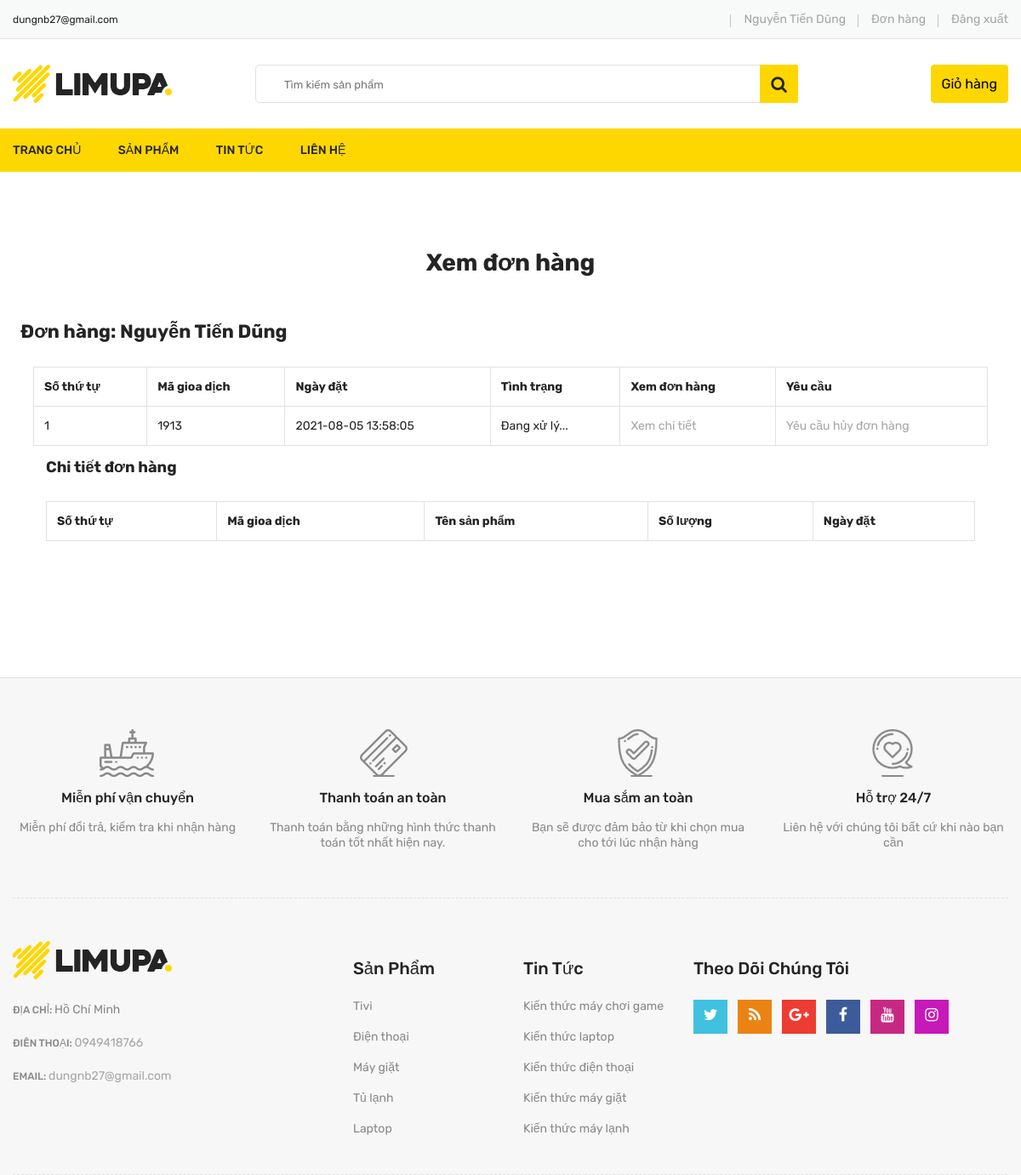
/index.php?quanly=xemdonhang&khachhang=69 (signed in), run on the app's committed database.
### tables this page shows
CREATE TABLE `tbl_giaodich` (
  `giaodich_id` int(11) NOT NULL,
  `sanpham_id` int(11) NOT NULL,
  `khachhang_id` int(11) NOT NULL,
  `soluong` int(11) NOT NULL,
  `magiaodich` varchar(50) NOT NULL,
  `ngaythang` timestamp NOT NULL DEFAULT current_timestamp() ON UPDATE current_timestamp(),
  `tinhtrangdon` int(11) NOT NULL DEFAULT 0,
  `huydon` int(11) NOT NULL DEFAULT 0
);

CREATE TABLE `tbl_category` (
  `category_id` int(11) NOT NULL,
  `category_name` varchar(50) NOT NULL
);

CREATE TABLE `tbl_danhmuc_tin` (
  `danhmuctin_id` int(11) NOT NULL,
  `tendanhmuc` varchar(100) NOT NULL
);

### include/xemdonhang.php (the view, shortened to what this page needs)
<div class="ads-grid py-sm-5 py-4">
		<div class="container py-xl-4 py-lg-2">
			<h3 class="tittle-w3l text-center mb-lg-5 mb-sm-4 mb-3">
				Xem đơn hàng
			</h3>
			<div class="row">
				<div class="agileinfo-ads-display col-lg-12">
					<div class="wrapper">
						<div class="product-sec1 px-sm-4 px-3 py-sm-5  py-3 mb-4">
							<div class="row">
                                <?php if(isset($_SESSION['dangnhap_home'])){ ?>
                                    <h4><?php echo "Đơn hàng: ".$_SESSION['dangnhap_home'] ?></h4>
                                <?php } ?>
						        <div class="col-md-12">
                                    <?php
                                        if(isset($_GET['khachhang'])){
                                            $id_khachhang = $_GET['khachhang'];
                                        }else{
                                            $id_khachhang = '';
                                        }
                                        $sql_select = mysqli_query($con,"SELECT * FROM tbl_giaodich WHERE tbl_giaodich.khachhang_id = '$id_khachhang' GROUP BY magiaodich ORDER BY giaodich_id DESC");
                                    ?>
                                    <br><table class="table table-bordered ">
                                        <tr>
                                            <th>Số thứ tự</th>
                                            <th>Mã gioa dịch</th>
                                            <th>Ngày đặt</th>
                                            <th>Tình trạng</th>
                                            <th>Xem đơn hàng</th>
                                            <th>Yêu cầu</th>
                                        </tr>
                                        <?php
                                            $i=0;
                                            while($row_donhang = mysqli_fetch_array($sql_select)){
                                                $i++;
                                        ?>
                                        <tr>
                                            <td><?php echo $i ?></td>
                                            <td><?php echo $row_donhang['magiaodich'] ?></td>
                                            <td><?php echo $row_donhang['ngaythang'] ?></td>
                                            <td><?php
                                                if($row_donhang['tinhtrangdon']==1){
                                                    echo 'Đã xử lý | Đang giao hàng';
                                                }else{
                                                    echo 'Đang xử lý...';
                                                }
                                            ?></td>
                                            <td>
                                                <a href="index.php?quanly=xemdonhang&khachhang=<?php echo $_SESSION['khachhang_id'] ?>&magiaodich=<?php echo $row_donhang['magiaodich'] ?>">Xem chi tiết</a>
                                            </td>
                                            <td>
                                                <?php
                                                    if($row_donhang['huydon']==0){
                                                ?>
                                                <a href="index.php?quanly=xemdonhang&khachhang=<?php echo $_SESSION['khachhang_id'] ?>&magiaodich=<?php echo $row_donhang['magiaodich'] ?>&huydon=1">
                                                    Yêu cầu hủy đơn hàng
                                                </a>
                                                <?php
                                                    }elseif($row_donhang['huydon']==1){
                                                ?>
                                                    <p>Đang hủy đơn...</p>
                                                <?php
                                                    }else{
                                                        echo 'Đã hủy';
                                                    }
                                                ?>
                                            </td>
                                        </tr>
                                        <?php
                                            }
                                        ?>
                                    </table>
                                </div>
                            </div>
                            <div class="col-md-12">
                                <h5>Chi tiết đơn hàng</h5><br>
                                <table class="table table-bordered ">
                                    <tr>
                                        <th>Số thứ tự</th>
                                        <th>Mã gioa dịch</th>
                                        <th>Tên sản phẩm</th>
                                        <th>Số lượng</th>
                                        <th>Ngày đặt</th>
                                    </tr>
                                </table>
                            </div>
						</div>
					</div>
				</div>
				</div>
			</div>
		</div>
	</div>

### include/footer.php
<?php
    $sql_category = mysqli_query($con,'SELECT * FROM tbl_category ORDER BY category_id DESC');
    $sql_danhmuctin = mysqli_query($con,"SELECT * FROM tbl_danhmuc_tin ORDER BY danhmuctin_id DESC")
?>
<div class="footer">
<div class="footer-static-top">
    <div class="container">
        <div class="footer-shipping pt-60 pb-55 pb-xs-25">
            <div class="row">
                <div class="col-lg-3 col-md-6 col-sm-6 pb-sm-55 pb-xs-55">
                    <div class="li-shipping-inner-box">
                        <div class="shipping-icon">
                            <img src="images/shipping-icon/1.png" alt="Shipping Icon">
                        </div>
                        <div class="shipping-text">
                            <h2>Miễn phí vận chuyển</h2>
                            <p>Miễn phí đổi trả, kiểm tra khi nhận hàng</p>
                        </div>
                    </div>
                </div>
                <div class="col-lg-3 col-md-6 col-sm-6 pb-sm-55 pb-xs-55">
                    <div class="li-shipping-inner-box">
                        <div class="shipping-icon">
                            <img src="images/shipping-icon/2.png" alt="Shipping Icon">
                        </div>
                        <div class="shipping-text">
                            <h2>Thanh toán an toàn</h2>
                            <p>Thanh toán bằng những hình thức thanh toán tốt nhất hiện nay.</p>
                        </div>
                    </div>
                </div>
                <div class="col-lg-3 col-md-6 col-sm-6 pb-xs-30">
                    <div class="li-shipping-inner-box">
                        <div class="shipping-icon">
                            <img src="images/shipping-icon/3.png" alt="Shipping Icon">
                        </div>
                        <div class="shipping-text">
                            <h2>Mua sắm an toàn</h2>
                            <p>Bạn sẽ được đảm bảo từ khi chọn mua cho tới lúc nhận hàng</p>
                        </div>
                    </div>
                </div>
                <div class="col-lg-3 col-md-6 col-sm-6 pb-xs-30">
                    <div class="li-shipping-inner-box">
                        <div class="shipping-icon">
                            <img src="images/shipping-icon/4.png" alt="Shipping Icon">
                        </div>
                        <div class="shipping-text">
                            <h2>Hỗ trợ 24/7</h2>
                            <p>Liên hệ với chúng tôi bất cứ khi nào bạn cần</p>
                        </div>
                    </div>
                </div>
            </div>
        </div>
    </div>
</div>
<div class="footer-static-middle">
    <div class="container">
        <div class="footer-logo-wrap pt-50 pb-35">
            <div class="row">
                <div class="col-lg-4 col-md-6">
                    <div class="footer-logo">
                        <img src="images/menu/logo/1.jpg" alt="Footer Logo">
                    </div>
                    <ul class="des">
                        <li>
                            <br><span>Địa chỉ: </span>
                            Hồ Chí Minh
                        </li>
                        <li>
                            <span>Điên thoại: </span>
                            <a href="#">0949418766</a>
                        </li>
                        <li>
                            <span>Email: </span>
                            <a href="mailto:dungnb27@gmail.com">dungnb27@gmail.com</a>
                        </li>
                    </ul>
                </div>
                <div class="col-lg-2 col-md-3 col-sm-6">
                    <div class="footer-block">
                        <h3 class="footer-block-title">Sản phẩm</h3>
                        <ul>
                            <?php
                                while($row_category = mysqli_fetch_array($sql_category)){
                            ?>
                            <li><a href="?quanly=danhmuc&id=<?php echo $row_category['category_id'] ?>"><?php echo $row_category['category_name'] ?></a></li>
                            <?php
                                }
                            ?>
                        </ul>
                    </div>
                </div>
                <div class="col-lg-2 col-md-3 col-sm-6">
                    <div class="footer-block">
                        <h3 class="footer-block-title">Tin tức</h3>
                        <ul>
                            <?php
                                while($row_danhmuctin = mysqli_fetch_array($sql_danhmuctin)){
                            ?>
                                <li><a href="?quanly=tintuc&id_tin=<?php echo $row_danhmuctin['danhmuctin_id'] ?>"><?php echo $row_danhmuctin['tendanhmuc'] ?></a></li>
                            <?php
                                }
                            ?>
                        </ul>
                    </div>
                </div>
                <div class="col-lg-4">
                    <div class="footer-block">
                        <h3 class="footer-block-title">Theo dõi chúng tôi</h3>
                        <ul class="social-link">
                            <li class="twitter">
                                <a href="https://twitter.com/" data-toggle="tooltip" target="_blank" title="Twitter">
                                    <i class="fa fa-twitter"></i>
                                </a>
                            </li>
                            <li class="rss">
                                <a href="https://rss.com/" data-toggle="tooltip" target="_blank" title="RSS">
                                    <i class="fa fa-rss"></i>
                                </a>
                            </li>
                            <li class="google-plus">
                                <a href="https://www.plus.google.com/discover" data-toggle="tooltip" target="_blank" title="Google Plus">
                                    <i class="fa fa-google-plus"></i>
                                </a>
                            </li>
                            <li class="facebook">
                                <a href="https://www.facebook.com/" data-toggle="tooltip" target="_blank" title="Facebook">
                                    <i class="fa fa-facebook"></i>
                                </a>
                            </li>
                            <li class="youtube">
                                <a href="https://www.youtube.com/" data-toggle="tooltip" target="_blank" title="Youtube">
                                    <i class="fa fa-youtube"></i>
                                </a>
                            </li>
                            <li class="instagram">
                                <a href="https://www.instagram.com/" data-toggle="tooltip" target="_blank" title="Instagram">
                                    <i class="fa fa-instagram"></i>
                                </a>
                            </li>
                        </ul>
                    </div>
                </div>
            </div>
        </div>
    </div>
</div>

### css/responsive.css (style rules this page uses)
@media (min-width: 1200px) and (max-width: 1500px) { .container { max-width: 1170px; padding-left: 0; padding-right: 0; } }

### data on the page
tbl_giaodich: magiaodich "1913", ngaythang "2021-08-05 13:58:05", tinhtrangdon "Đang xử lý..."
tbl_category: category_name "Tivi"
tbl_category: category_name "Điện thoại"
tbl_category: category_name "Máy giặt"
tbl_category: category_name "Tủ lạnh"
tbl_category: category_name "Laptop"
tbl_danhmuc_tin: tendanhmuc "Kiến thức máy chơi game"
tbl_danhmuc_tin: tendanhmuc "Kiến thức laptop"
tbl_danhmuc_tin: tendanhmuc "Kiến thức điện thoại"
tbl_danhmuc_tin: tendanhmuc "Kiến thức máy giặt"
tbl_danhmuc_tin: tendanhmuc "Kiến thức máy lạnh"

### other printed values
$_SESSION['dangnhap_home'] "Nguyễn Tiến Dũng"
